Frame 1 (no input): blank canvas, image omitted
Frame 60 (no input): blank canvas, image omitted
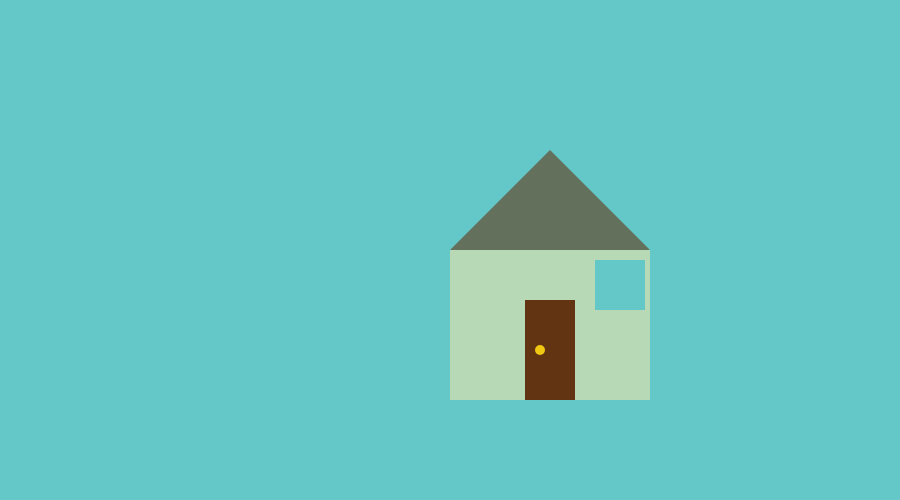
Frame 120 (the mouse pressed at the canvas centre since frame 60)

The p5.js sketch whose frames 1 and 60 were blank and that drew this single picture after the mouse press (run headless with seeded random() and noise() and a simulated clock; from frame 60 on, the mouse is pressed at the canvas centre):

// p5.js sketch
// ── sketch.js
// House — built from scratch, one stage at a time, in this same file.
// See README.md in this folder for the current stage's task, then commit
// before moving on to the next stage.
let wallcol;
let roofcol;
let wallwidth = 200;
let wallheight = 150;
let doorcol;
let windowcol;
function setup() {
    createCanvas(900, 500);
    background(100, 200, 200);
    wallcol = color(243, 229, 171, 150);
    roofcol = color(98, 52, 18, 150);

    wall = {
        width: wallwidth,
        height: wallheight,
        wallcol: wallcol

    }
}

function draw() {
    wall.x = mouseX
    wall.y = mouseY
}

function mousePressed() {
    noStroke();

    // Base of the house
    fill(wallcol);
    rect(mouseX, mouseY, 200, 150);

    // Roof
    fill(roofcol);
    triangle(
        mouseX,
        mouseY,
        mouseX + 100,
        mouseY - 100,
        mouseX + 200,
        mouseY
    );

    // Door
    fill(98, 52, 18);
    rect(
        mouseX + 75,
        mouseY + 50,
        50,
        100
    );

    // Doorknob
    fill(240, 200, 18);
    circle(
        mouseX + 90,
        mouseY + 100,
        10
    );

    // Window
    fill(100, 200, 200);
    rect(
        mouseX + 145,
        mouseY + 10,
        50,
        50
    );
}

function keyPressed() {
    background(100, 200, 200);
}
